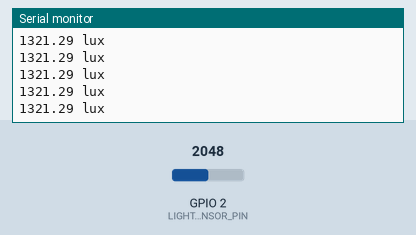
Recording of a sketch running on a simulated ESP32. On the bench: the last lines printed to the serial monitor. The test bench sets the inputs (shaded band); at power-on: GPIO 2 (LIGHTSENSOR_PIN) = 2048.

Above: at 1.2 s.
1.3 s: GPIO 2 (LIGHTSENSOR_PIN) set to 2866
At 1.31 s:
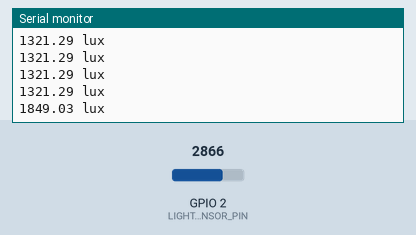
2.8 s: GPIO 2 (LIGHTSENSOR_PIN) set to 3603
At 2.81 s:
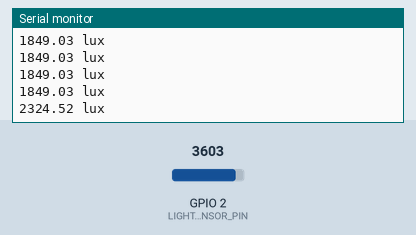
Timing chart, 0 to 5.8 s (numbered marks = the images above; inputs shaded):
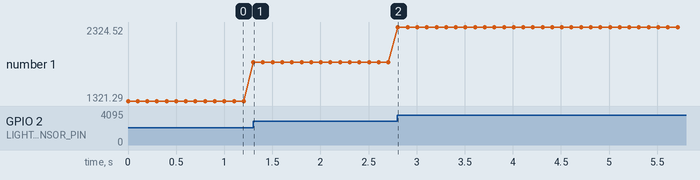

Measured:
- after the input at 1.3 s, the serial monitor: prints a new line at once (image 1)
- after the input at 2.8 s, the serial monitor: prints a new line at once (image 2)
- plotted number 1: 1321.29 → 1849.03 after the input at 1.3 s, 1849.03 → 2324.52 after the input at 2.8 s

The sketch:

ADC_Read_LuminositySensor.ino
```cpp
/*
ADC Read voltage GPIO 2

*/

#define LIGHTSENSOR_PIN 2
void setup() {
  Serial.begin(115200);
}

void loop() {

  Serial.print(readIlluminance(LIGHTSENSOR_PIN));
  Serial.println(" lux");
  delay(100);
}


float readIlluminance(uint pin) {
  // read analog value and convert to mV
  float mV = (analogRead(pin) * 3300.0) / 1023.0;

  // 5 mV per lux
  float reading = (mV / 5.0);  // Readings are in lux scale

  return reading;  // 1 lux = 1 meter-candle
}

// UV formulas and constants based on:
//   https://www.vishay.com/docs/84339/designingveml6075.pdf
```
